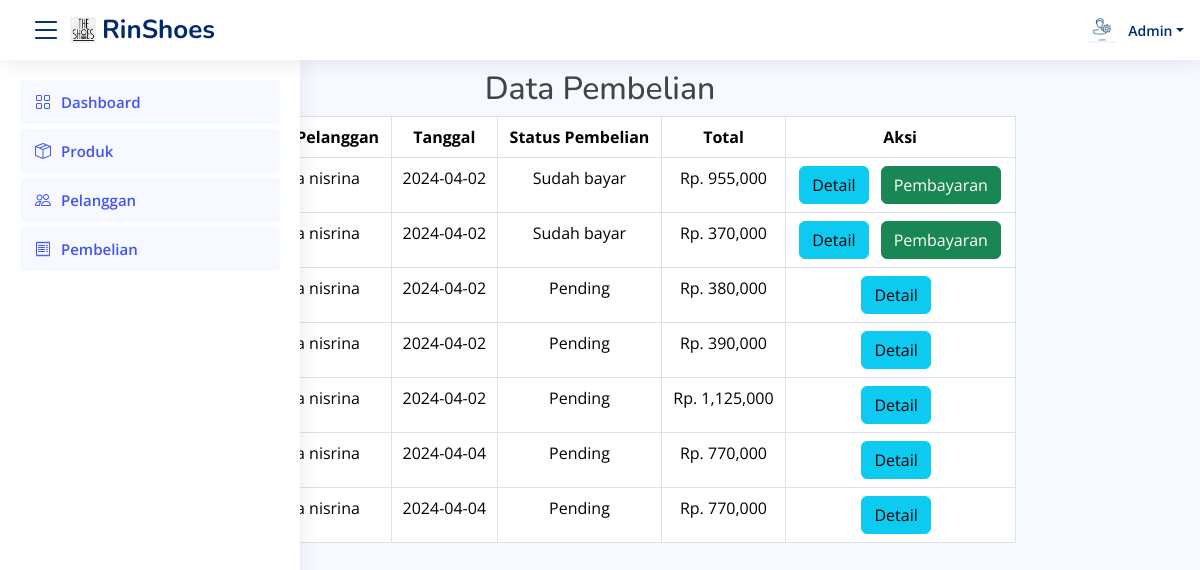
Page /admin/index.php?halaman=pembelian (signed in) on the committed database.
### tables this page shows
CREATE TABLE `pembelian` (
  `id_pembelian` int(11) NOT NULL,
  `id_pelanggan` int(11) NOT NULL,
  `id_ongkir` int(11) NOT NULL,
  `tanggal_pembelian` date NOT NULL,
  `total_pembelian` int(11) NOT NULL,
  `nama_kota` varchar(100) NOT NULL,
  `tarif` int(11) NOT NULL,
  `alamat_pengiriman` text NOT NULL,
  `status_pembelian` varchar(100) NOT NULL DEFAULT 'Pending'
);

CREATE TABLE `pelanggan` (
  `id_pelanggan` int(11) NOT NULL,
  `email_pelanggan` varchar(50) DEFAULT NULL,
  `password_pelanggan` varchar(150) DEFAULT NULL,
  `nama_pelanggan` varchar(50) DEFAULT NULL,
  `nohp_pelanggan` varchar(13) DEFAULT NULL
);

### admin/pembelian.php (the view)
<?php
    require "../koneksi.php";
?>
<link href="../assets/css/style.css" rel="stylesheet">
<div class="container">
    <div class="row justify-content-center title-container">
        <h2 class="text-center">Data Pembelian</h2>
    </div>
    <div class="row justify-content-center">
        <div class="col-lg-9">
            <table class="table table-bordered">
                <thead>
                    <tr>
                        <th class="text-center">No.</th>
                        <th class="text-center">Nama Pelanggan</th>
                        <th class="text-center">Tanggal</th>
                        <th class="text-center">Status Pembelian</th>
                        <th class="text-center">Total</th>
                        <th class="text-center">Aksi</th>
                    </tr>
                </thead>
                <tbody>
                    <?php
                        $nomor=1;
                        $sql = mysqli_query($koneksi, "SELECT * FROM pembelian JOIN pelanggan ON
                        pembelian.id_pelanggan=pelanggan.id_pelanggan");
                        while ($pecah = mysqli_fetch_assoc($sql)) {
                    ?>
                    <tr class="text-center">
                        <td><?php echo $nomor;?></</td>
                        <td><?php echo $pecah['nama_pelanggan'];?></td>
                        <td><?php echo $pecah['tanggal_pembelian'];?></td>
                        <td><?php echo $pecah['status_pembelian'];?></td>
                        <td>Rp. <?php echo number_format( $pecah['total_pembelian']);?></td>
                        <td>
                            <a href="index.php?halaman=detail&id=<?php echo $pecah['id_pembelian'];?>" class="btn btn-info me-2">Detail</a>
                            <?php if ($pecah['status_pembelian'] == "Sudah bayar"): ?>
                            <a href="index.php?halaman=pembayaran&id=<?php echo $pecah['id_pembelian'];?>" class="btn btn-success">Pembayaran</a>
                            <?php endif ?>
                    </tr>
                    <?php $nomor++ ?>
                    <?php } ?>
                </tbody>
            </table>
        </div>
    </div>
</div>

### assets/css/style.css (style rules this page uses)
:root { scroll-behavior: smooth; }
body { font-family: "Open Sans", sans-serif; background: #f6f9ff; color: #444444; }
a { color: #4154f1; text-decoration: none; }
h1, h2, h3, h4, h5, h6 { font-family: "Nunito", sans-serif; }
.title-container { margin-top: 70px; }

### rows in the picture
pembelian: id_pelanggan.nama_pelanggan "alisya nisrina", tanggal_pembelian "2024-04-02", status_pembelian "Sudah bayar", total_pembelian "955,000"
pembelian: id_pelanggan.nama_pelanggan "alisya nisrina", tanggal_pembelian "2024-04-02", status_pembelian "Sudah bayar", total_pembelian "370,000"
pembelian: id_pelanggan.nama_pelanggan "alisya nisrina", tanggal_pembelian "2024-04-02", status_pembelian "Pending", total_pembelian "380,000"
pembelian: id_pelanggan.nama_pelanggan "alisya nisrina", tanggal_pembelian "2024-04-02", status_pembelian "Pending", total_pembelian "390,000"
pembelian: id_pelanggan.nama_pelanggan "alisya nisrina", tanggal_pembelian "2024-04-02", status_pembelian "Pending", total_pembelian "1,125,000"
pembelian: id_pelanggan.nama_pelanggan "alisya nisrina", tanggal_pembelian "2024-04-04", status_pembelian "Pending", total_pembelian "770,000"
pembelian: id_pelanggan.nama_pelanggan "alisya nisrina", tanggal_pembelian "2024-04-04", status_pembelian "Pending", total_pembelian "770,000"
